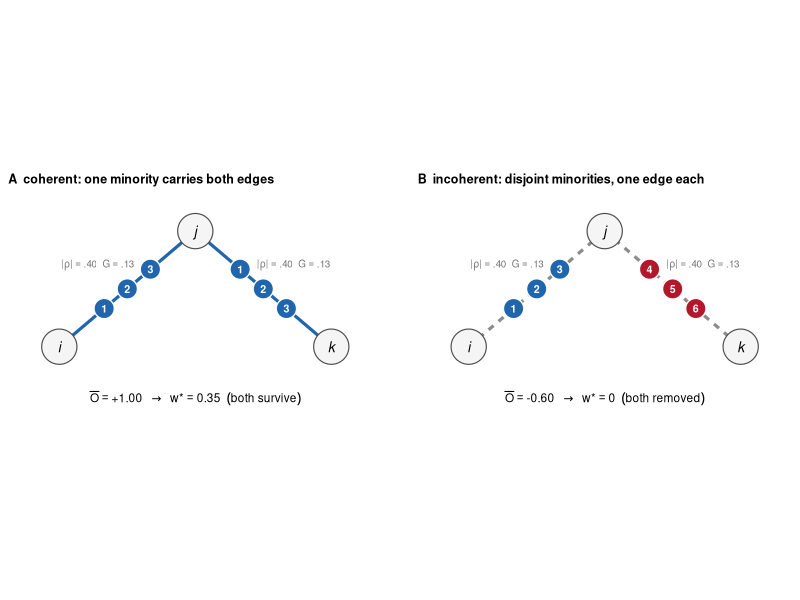
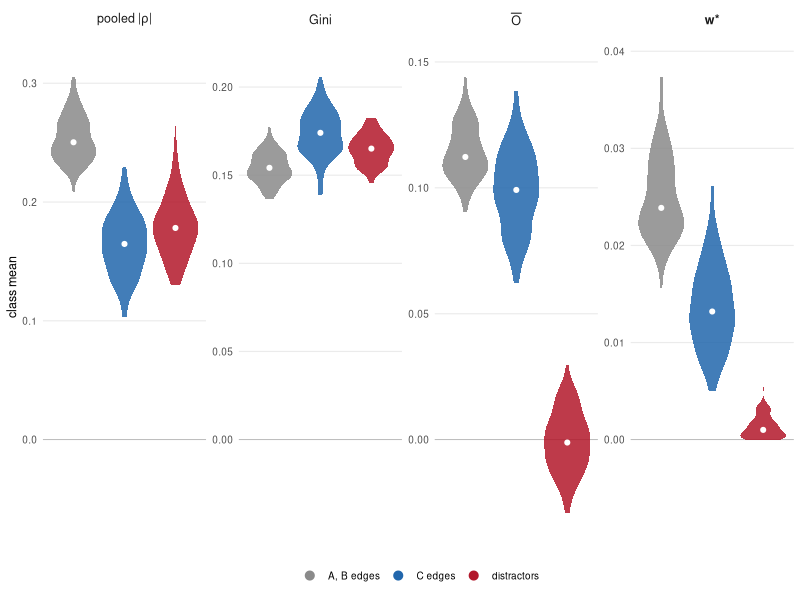
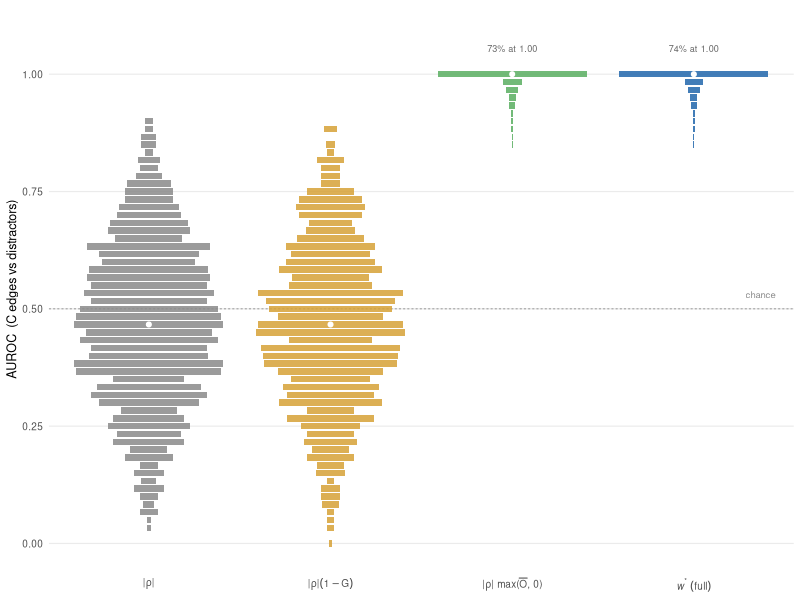
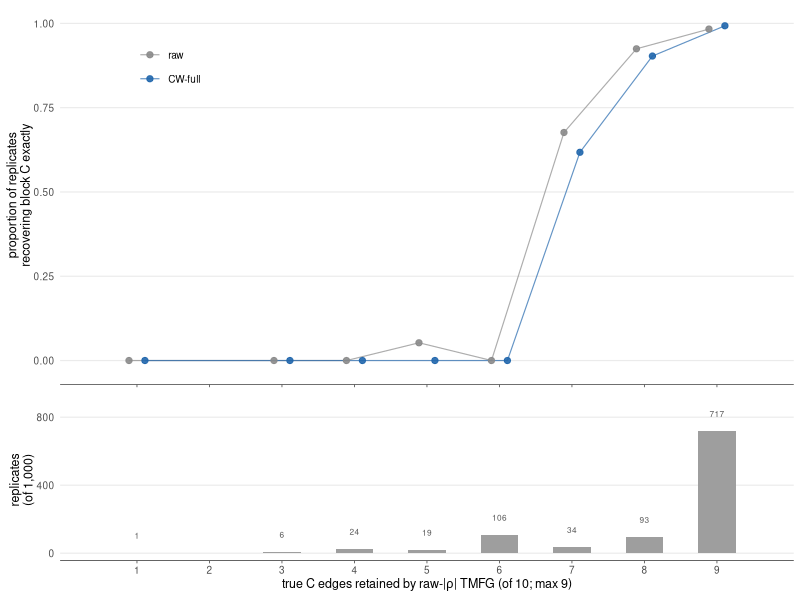

Source code (R) for these figures, in order:
#!/usr/bin/env Rscript
# =============================================================================
# scripts/make_figs_sim1.R — Figures 1–5 for the CW short methods paper
# Inputs : simulation/out/sim1_primary.csv, sim1_primary_edges.csv,
#          toy/out/toy_S_table.csv, toy/out/toy_edge_stats.csv
# Outputs: paper/figs/fig{1..5}[ab]?.pdf  (final journal size, single column)
# Run    : /Library/Frameworks/R.framework/Resources/bin/Rscript scripts/make_figs_sim1.R
# All figures rendered at final size; no post-hoc scaling. No /tmp paths.
# =============================================================================
suppressPackageStartupMessages({ library(ggplot2); library(scales) })

root <- normalizePath(file.path(dirname(sub("--file=", "",
        grep("--file=", commandArgs(FALSE), value = TRUE)[1] %||% "scripts/x")), ".."))
`%||%` <- function(a, b) if (length(a) == 0 || is.na(a)) b else a
setwd(root)
dir.create("paper/figs", recursive = TRUE, showWarnings = FALSE)

prim  <- read.csv("simulation/out/sim1_primary.csv")
edges <- read.csv("simulation/out/sim1_primary_edges.csv")
wS <- read.csv("toy/out/wedge_S_table.csv")     # from toy/toy_wedge.R
wE <- read.csv("toy/out/wedge_edge_stats.csv")

col_C <- "#2166ac"; col_D <- "#b2182b"; col_gray <- "#8a8a8a"
base_theme <- theme_minimal(base_size = 9) +
  theme(panel.grid.minor = element_blank(),
        panel.grid.major.x = element_blank(),
        strip.text = element_text(size = 9, face = "bold"),
        legend.position = "bottom",
        legend.title = element_blank(),
        plot.title = element_blank())

# ---- Fig 1 — minimal wedge toy as a GRAPH (nodes + edges + carrier beads) ---
# Layout encodes the message: the wedge i--j--k drawn as a network; the
# respondents who carry each edge sit ON the edge as numbered beads.
# A: both edges carry the SAME beads (1,2,3) -> coherent -> survive (solid).
# B: disjoint beads (1,2,3 vs 4,5,6) -> incoherent -> removed (dashed).
eA <- wE[wE$scenario == "A_coherent", ][1, ]
eB <- wE[wE$scenario == "B_incoherent", ][1, ]
scenA <- "A  coherent: one minority carries both edges"
scenB <- "B  incoherent: disjoint minorities, one edge each"
nodes <- data.frame(scen = rep(c(scenA, scenB), each = 3),
                    x = rep(c(0, 1, 2), 2), y = rep(c(0, 0.85, 0), 2),
                    lab = rep(c("i", "j", "k"), 2))
seg <- data.frame(scen = rep(c(scenA, scenB), each = 2),
                  x1 = rep(c(0, 1), 2), y1 = rep(c(0, 0.85), 2),
                  x2 = rep(c(1, 2), 2), y2 = rep(c(0.85, 0), 2),
                  surv = c(TRUE, TRUE, FALSE, FALSE))
bead_t <- c(0.33, 0.50, 0.67)
mk_beads <- function(scen, x1, y1, x2, y2, ids, grp) data.frame(
  scen = scen, x = x1 + bead_t * (x2 - x1), y = y1 + bead_t * (y2 - y1),
  id = ids, grp = grp)
beads <- rbind(
  mk_beads(scenA, 0, 0, 1, 0.85, 1:3, "M"),
  mk_beads(scenA, 1, 0.85, 2, 0, 1:3, "M"),
  mk_beads(scenB, 0, 0, 1, 0.85, 1:3, "M1"),
  mk_beads(scenB, 1, 0.85, 2, 0, 4:6, "M2"))
# identical pooled stats on every edge (plotmath; Unicode breaks in cairo_pdf)
rho_lab <- data.frame(scen = rep(c(scenA, scenB), each = 2),
                      x = rep(c(0.28, 1.72), 2), y = rep(0.60, 4),
                      lab = "'|'*rho*'|'=='.40'~~G=='.13'")
verdict <- data.frame(
  scen = c(scenA, scenB),
  lab = c(sprintf("bar(O)=='%+.2f'~~''%%->%%''~~'w*'=='%.2f'~~(both~survive)",
                  eA$o_bar, eA$w_star),
          sprintf("bar(O)=='%+.2f'~~''%%->%%''~~'w*'==0~~(both~removed)",
                  eB$o_bar)))
bead_cols <- c(M = col_C, M1 = col_C, M2 = col_D)
f1 <- ggplot() +
  geom_segment(data = seg, aes(x = x1, y = y1, xend = x2, yend = y2,
                               linetype = surv, color = surv),
               linewidth = 1.1) +
  scale_linetype_manual(values = c(`TRUE` = "solid", `FALSE` = "22"),
                        guide = "none") +
  scale_color_manual(values = c(`TRUE` = col_C, `FALSE` = "grey55"),
                     guide = "none") +
  geom_point(data = beads, aes(x, y, fill = grp), shape = 21, size = 6.4,
             color = "white", stroke = 0.7, show.legend = FALSE) +
  scale_fill_manual(values = bead_cols) +
  geom_text(data = beads, aes(x, y, label = id), size = 2.7, color = "white",
            fontface = "bold") +
  geom_point(data = nodes, aes(x, y), shape = 21, size = 11.5,
             fill = "grey96", color = "grey30", stroke = 0.6) +
  geom_text(data = nodes, aes(x, y, label = lab), size = 3.6,
            fontface = "italic") +
  geom_text(data = rho_lab, aes(x, y, label = lab), size = 2.5,
            color = "grey45", parse = TRUE) +
  geom_text(data = verdict, aes(x = 1, y = -0.38, label = lab), size = 3.0,
            parse = TRUE) +
  facet_wrap(~scen, ncol = 2) +
  coord_fixed(xlim = c(-0.25, 2.25), ylim = c(-0.52, 1.05), clip = "off") +
  theme_void(base_size = 9) +
  theme(strip.text = element_text(size = 9, face = "bold", hjust = 0,
                                  margin = margin(0, 0, 6, 0)),
        panel.spacing.x = unit(0.9, "cm"),
        plot.margin = margin(4, 6, 4, 6))
ggsave("paper/figs/fig1_wedge.pdf", f1, width = 6.4, height = 2.5,
       device = cairo_pdf)

# ---- Fig 2 — mechanism: matched |rho|, unseparated Gini, separated Obar -----
# ALL structural edge classes shown (PI request 2026-08-26): within-A/B
# background edges included alongside C and distractors. Class means are
# computed from the archived per-edge audit file (all 36 structural edges x
# 100 replicates); the C/D values agree with the 1,000-replicate summary.
blk    <- function(x) (x - 1) %/% 5
dp_key <- paste(c(1, 2, 3, 4, 5, 6), c(6, 7, 8, 9, 10, 11))
ek     <- paste(edges$i, edges$j)
edges$class <- ifelse(ek %in% dp_key, "distractors",
               ifelse(blk(edges$i) == blk(edges$j) & blk(edges$i) == 2,
                      "C edges",
               ifelse(blk(edges$i) == blk(edges$j), "A, B edges", "other")))
me  <- edges[edges$class != "other", ]
agg2 <- aggregate(cbind(rho = abs(me$rho), gini = me$gini, o_bar = me$o_bar,
                        wstar = me$cw),
                  by = list(seed = me$seed, class = me$class), FUN = mean)
mech <- rbind(
  data.frame(stat = "pooled~'|'*rho*'|'", class = agg2$class, v = agg2$rho),
  data.frame(stat = "Gini",               class = agg2$class, v = agg2$gini),
  data.frame(stat = "bar(O)",             class = agg2$class, v = agg2$o_bar),
  data.frame(stat = "'w*'",               class = agg2$class, v = agg2$wstar))
mech$stat  <- factor(mech$stat, levels = c("pooled~'|'*rho*'|'", "Gini",
                                           "bar(O)", "'w*'"))
mech$class <- factor(mech$class, levels = c("A, B edges", "C edges", "distractors"))
# align the y = 0 baseline across facets: every panel's limits are set so
# zero sits at the same relative height (ratio r fixed by the panel with the
# largest negative extent, i.e. bar(O))
# NO significance brackets (PI decision 2026-08-26): hypothesis tests on
# simulation replicates test the compute budget, not the DGP — class
# differences are deterministic design properties; separability is already
# reported as AUROC in the text (Rule 1, ablation).
ymax_s <- tapply(mech$v, mech$stat, max)
ymin_s <- tapply(mech$v, mech$stat, min)
r0 <- max(pmax(0, -ymin_s) / ymax_s)
blank2 <- data.frame(
  stat  = factor(rep(names(ymax_s), 2), levels = levels(mech$stat)),
  class = mech$class[1],
  v     = c(-1.08 * r0 * ymax_s, 1.06 * ymax_s))
f2 <- ggplot(mech, aes(class, v, fill = class)) +
  geom_blank(data = blank2) +
  geom_hline(yintercept = 0, linewidth = 0.25, color = "grey70") +
  geom_violin(color = NA, alpha = 0.85, width = 0.9, scale = "width",
              key_glyph = "point") +
  stat_summary(fun = median, geom = "point", size = 1.4, color = "white",
               show.legend = FALSE) +
  facet_wrap(~stat, scales = "free_y", labeller = label_parsed, nrow = 1) +
  scale_fill_manual(values = c("A, B edges" = col_gray,
                               "C edges" = col_C, "distractors" = col_D)) +
  guides(fill = guide_legend(override.aes = list(
    shape = 21, size = 3.4, colour = "white", stroke = 0.6, alpha = 1))) +
  scale_y_continuous(breaks = function(l) {          # no negative tick labels
    b <- scales::extended_breaks()(l); b[b >= -1e-9] }) +
  labs(x = NULL, y = "class mean") +
  base_theme + theme(axis.text.x = element_blank())
ggsave("paper/figs/fig2_mechanism.pdf", f2, width = 6.5, height = 2.2,
       device = cairo_pdf)

# ---- end-to-end honest null: paired ARI diff + exact-C CI (TEXT ONLY) -------
# Figure removed (PI decision 2026-08-26): the null result is fully carried
# by the prose numbers in §3.4; the paired bootstrap below reproduces them.
w <- reshape(prim[prim$method %in% c("raw", "cw"),
                  c("seed", "method", "ari", "exactC")],
             idvar = "seed", timevar = "method", direction = "wide")
set.seed(20260825); B <- 10000; n <- nrow(w)
bs <- replicate(B, { i <- sample.int(n, n, TRUE)
  c(mean(w$ari.cw[i] - w$ari.raw[i]), mean(w$exactC.cw[i]) - mean(w$exactC.raw[i])) })
ci_ari <- quantile(bs[1, ], c(.025, .975)); ci_exc <- quantile(bs[2, ], c(.025, .975))
cat(sprintf("end-to-end (text numbers): ARI raw %.3f cw %.3f, paired diff %+.4f [%+.4f, %+.4f]\n",
            mean(w$ari.raw), mean(w$ari.cw),
            mean(w$ari.cw - w$ari.raw), ci_ari[1], ci_ari[2]))
cat(sprintf("  exactC raw %.3f cw %.3f, paired diff %+.4f [%+.4f, %+.4f]\n",
            mean(w$exactC.raw), mean(w$exactC.cw),
            mean(w$exactC.cw) - mean(w$exactC.raw), ci_exc[1], ci_exc[2]))

# ---- Fig 4 — ablation: AUROC by method --------------------------------------
ab <- prim[prim$method %in% c("raw", "gini", "over", "cw"), ]
# x labels = the exact ablation formulas of paper §3.3 (PI 2026-08-26:
# "overlap-only" did not connect to the body notation) — parsed plotmath
ab$method <- factor(ab$method, levels = c("raw", "gini", "over", "cw"))
lab_ab <- c(raw  = "'|'*rho*'|'",
            gini = "'|'*rho*'|'*(1 - G)",
            over = "'|'*rho*'|'~'max('*bar(O)*', 0)'",
            cw   = "italic(w)^'*'~(full)")
oracle_mu <- mean(prim$auroc[prim$method == "oracle"], na.rm = TRUE)
# Presentation (PI 2026-08-26, 3rd iteration): AUROC on 60 C-x-distractor
# pairs is DISCRETE (grid 1/60; over/cw have only 18/17 attained values,
# 73%/74% of replicates exactly at 1.00). A KDE violin cannot represent a
# point mass, so the violin is replaced by its exact discrete analogue:
# one horizontal bar per attained AUROC value, bar width proportional to
# the number of replicates at that value (normalized within arm, as
# scale = "width" does for the violins of the mechanism figure). raw/gini
# occupy ~52 grid points and read as violins; over/cw read as one dominant
# full-width bar at 1.00 plus a short tail — which is the true shape.
ceil_ab <- aggregate(auroc ~ method, ab, function(x) mean(x == 1))
ceil_ab <- ceil_ab[ceil_ab$auroc > .5, ]
ceil_ab$lab <- sprintf("%.0f%% at 1.00", 100 * ceil_ab$auroc)
cnt <- aggregate(seed ~ method + auroc, ab, length); names(cnt)[3] <- "n"
cnt$w <- ave(cnt$n, cnt$method, FUN = function(z) z / max(z)) * 0.82
med_ab <- aggregate(auroc ~ method, ab, median)
f4 <- ggplot(cnt, aes(as.numeric(method), auroc)) +
  geom_hline(yintercept = 0.5, linetype = "22", linewidth = 0.3, color = "grey55") +
  geom_tile(aes(width = w, fill = method), height = 1 / 72, alpha = 0.85) +
  geom_point(data = med_ab, aes(as.numeric(method), auroc),
             size = 1.4, color = "white") +
  annotate("text", x = 4.45, y = 0.53, hjust = 1, label = "chance",
           size = 2.4, color = "grey55") +
  geom_text(data = ceil_ab, aes(as.numeric(method), 1.055, label = lab),
            inherit.aes = FALSE, size = 2.3, color = "grey40") +
  scale_fill_manual(values = c(col_gray, "#d6a137", "#5aae61", col_C)) +
  scale_x_continuous(breaks = 1:4, labels = parse(text = lab_ab),
                     limits = c(0.45, 4.55), expand = c(0, 0)) +
  scale_y_continuous(limits = c(-1 / 144, 1.09),   # half a bar height below 0:
                     breaks = c(0, 0.25, 0.5, 0.75, 1)) + # gini attains 0.000
  labs(x = NULL, y = "AUROC  (C edges vs distractors)") +
  base_theme + theme(legend.position = "none")
ggsave("paper/figs/fig4_ablation.pdf", f4, width = 4.6, height = 2.6, device = cairo_pdf)

# ---- Fig 5 — failure map: TMFG availability is the bottleneck ---------------
# Redesign (PI 2026-08-26): availability is IDENTICAL for both pipelines by
# construction (one shared raw-|rho| TMFG; CW only reweights retained edges),
# so both curves sit at the same x and the dominant cell (717 replicates at
# .9) overplotted CW under raw; the size legend (breaks 10/100) omitted the
# 717 dot entirely, and n = 1/6/19 cells looked as trustworthy as n = 717.
# Fix: slight horizontal dodge, equal-size dots, and an explicit
# replicates-per-cell count row under the axis (risk-table style) replacing
# the size encoding.
fm <- prim[prim$method %in% c("raw", "cw"), ]
agg <- aggregate(exactC ~ tmfg_avail + method, fm, mean)
cnt <- aggregate(seed ~ tmfg_avail, fm[fm$method == "raw", ], length)
names(cnt)[2] <- "nrep"
agg$method <- factor(agg$method, levels = c("raw", "cw"),
                     labels = c("raw", "CW-full"))
agg$x <- agg$tmfg_avail + ifelse(agg$method == "raw", -0.011, 0.011)
# Two panels (PI 2026-08-26, count row still unclear as bare numbers):
# TOP  conditional recovery curve  — y = P(exact C | availability cell)
# BOTTOM marginal histogram        — how the 1,000 replicates distribute
#   over availability; makes the bimodality (9, or ~6 after an item
#   displacement) visible instead of numeric, and shows each cell's
#   denominator as a bar with its count printed above.
xsc <- scale_x_continuous(breaks = seq(0.1, 0.9, 0.1), labels = 1:9,
                          limits = c(0.04, 0.96))  # 9 = structural max
axline <- theme(axis.line.x  = element_line(color = "grey35", linewidth = 0.3),
                axis.ticks.x = element_line(color = "grey35", linewidth = 0.3),
                axis.ticks.length.x = unit(2, "pt"))
p_top <- ggplot(agg, aes(x, exactC, color = method)) +
  geom_line(linewidth = 0.4, alpha = 0.7) +
  geom_point(size = 1.8, alpha = 0.9) +
  scale_color_manual(values = c("raw" = col_gray, "CW-full" = col_C)) +
  xsc +
  scale_y_continuous(limits = c(-0.02, 1), breaks = seq(0, 1, 0.25)) +
  labs(x = NULL, y = "proportion of replicates\nrecovering block C exactly") +
  base_theme + axline +
  theme(axis.text.x = element_blank(),
        legend.position = "inside",
        legend.position.inside = c(0.15, 0.84))
p_bot <- ggplot(cnt, aes(tmfg_avail, nrep)) +
  geom_col(width = 0.052, fill = "grey62") +
  geom_text(aes(label = nrep, y = nrep + 105), size = 2.1, color = "grey35") +
  xsc +
  scale_y_continuous(limits = c(0, 860), breaks = c(0, 400, 800)) +
  labs(x = expression("true C edges retained by raw-"*"|"*rho*"|"*
                      " TMFG (of 10; max 9)"),
       y = "replicates\n(of 1,000)") +
  base_theme + axline
f5 <- cowplot::plot_grid(p_top, p_bot, ncol = 1, rel_heights = c(2, 1.05),
                         align = "v", axis = "lr")
ggsave("paper/figs/fig5_failuremap.pdf", f5, width = 4.6, height = 3.5,
       device = cairo_pdf)

# ---- console summary ---------------------------------------------------------
# NOTE: K5 is non-planar, so a planar TMFG can retain at most 9 of the 10
# within-C edges — max availability is structurally 0.9, never 1.0.
cat("P(exactC | avail == 0.9 [structural max, K5 non-planar]):\n")
print(aggregate(exactC ~ method, fm[fm$tmfg_avail >= 0.899, ], mean))
cat("P(exactC | avail < 0.9):\n")
print(aggregate(exactC ~ method, fm[fm$tmfg_avail < 0.899, ], mean))
cat("oracle mean AUROC:", round(oracle_mu, 3), "\n")
cat("figs written to paper/figs/\n")
sessionInfo()$R.version$version.string
